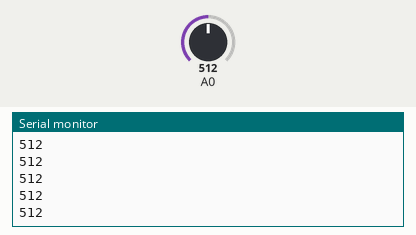
Bench run of a sketch on a simulated Arduino Uno, built with avr-gcc and run on an emulated ATmega328P. Parts: the last lines printed to the serial monitor. The inputs (shaded band) are chosen by the test bench; at power-on: A0 = 512.

Above: at 1.2 s.
1.3 s: A0 set to 716
At 2.2 s:
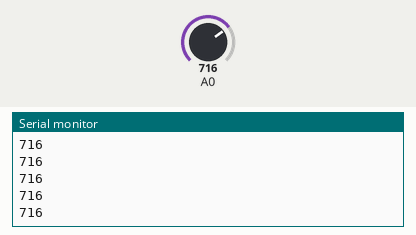
2.8 s: A0 set to 900
At 3.8 s:
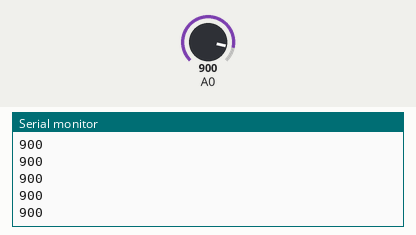
Timing chart, 0 to 5.8 s (numbered marks = the images above; inputs shaded):
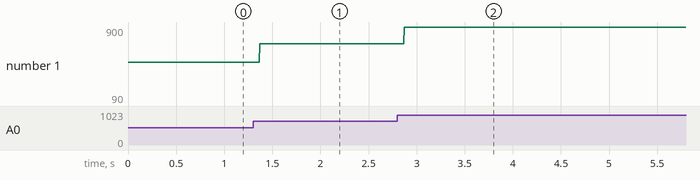

Measured:
- after the input at 1.3 s, the serial monitor: prints a new line after 0.07 s (image 1)
- after the input at 2.8 s, the serial monitor: prints a new line after 0.07 s (image 2)
- plotted number 1: 512 → 716 after the input at 1.3 s, 716 → 90 after the input at 2.8 s

The sketch:

AnalogReadSerial_myoware.ino
```cpp
void setup()
{
    Serial.begin(9600);
    TCCR1A = 0;            // undo the Arduino's timer configuration
    TCCR1B = 0;            // ditto
    TCNT1  = 0;            // reset timer
    OCR1A  = 4;    // period = 4 clock ticks corresponds to 1000Hz sample rate
    TCCR1B = _BV(WGM12)    // CTC mode, TOP = OCR1A
           | _BV(CS12);    // clock at F_CPU/256
    TIMSK1 = _BV(OCIE1A);  // interrupt on output compare A
}

ISR(TIMER1_COMPA_vect)
{
    // OK in test code, don't do this in production code.
    Serial.println(analogRead(A0));

}

void loop(){
}
```
